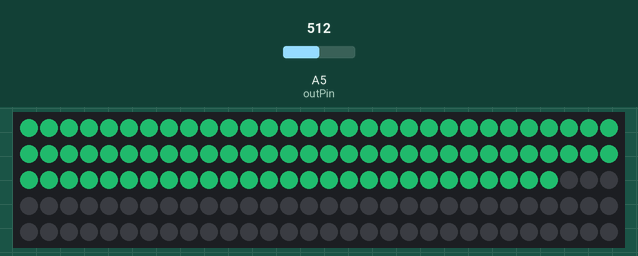
Recording of a sketch running on a simulated Arduino Uno, built with avr-gcc and run on an emulated ATmega328P. On the bench: 150 RGB LEDs in strip order, left to right, continuing on the next row. Inputs (shaded band) come from the test bench; at power-on: A5 (outPin) = 512. Dim RGB values are drawn brighter than linear.

Above: at 1.3 s.
1.4 s: A5 (outPin) set to 900
2.9 s: A5 (outPin) set to 140
4.4 s: A5 (outPin) set to 122
Timing chart, 0 to 7.4 s (numbered marks = the images above; inputs shaded):
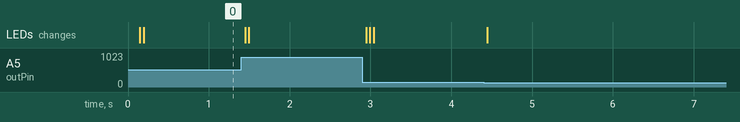

The sketch:

LightsOn.ino
```cpp
#include <FastLED.h>    //Includes library to control LEDs
#define NUM_LEDS 87     //Number of LEDs to be lit up
#define MAXNUM_LEDS 150 //how many LEDs are in the strip
#define DATA_PIN 6      //Green wire from LED strip
CRGB leds[MAXNUM_LEDS]; //Creates array for the LEDs

// different pin connections
int strobePin  = 12;    // Strobe Pin on the MSGEQ7 - Green wire
int resetPin   = 8;    // Reset Pin on the MSGEQ7 - Orange wire
int outPin     = A5;   // Output Pin on the MSGEQ7 - White wire
int level[7];          // An array to hold the values from the 7 frequency bands

// used to calculate the bass
int totalBass;        //Will hold total bass value for computing average
int averageOfBass = 0;    // Will hold the average value of the first two frequencies
float bassToMusic;       // Will hold how large bass is proportional to the music

// used to calculate the highs
int totalHighs;           //Will hold the total high values for computing average
int averageOfHighs;      //Will hold the average value the sixth frequency
float highToMusic;       //Will hold how large the highs are proportional to the music

//used to calculate the mids
int totalMids;           //Will hold the total high values for computing average
int averageOfMids;      //Will hold the average value the sixth frequency
float midsToMusic;       //Will hold how large the highs are proportional to the music


int iterationsBeforeAverage = 18;     //How many times to calculate average; 21 seems to be the sweet spot

// used for error checking
int differenceBetweenBass = 0;
float lastAverageBass = 0.0;
float lastMidAverage = 0.0;
float lastHighAverage = 0.0;
int bassError = 10;
bool highsAreHigher = false;

// used for automatics gain controller / Karn's Algorithm
//float scale = 1.0; //used for the Automatic Gain Controller
float alpha = 0.4;
int rollingAverageOfFrequencies[7];
int rollingAverageOfMusic = 0;
int totalOfRollingAverages = 0;
float currentAverage = 0.0;
float scalar = 1.0;
float lastScalar;

// used for base measurements
float minBass = 0;
float minMids = 0;
float minHighs = 0;

//three segments become one
bool isLowsLow = false;
bool isMidsLow = false;
bool isHighsLow = false;

void setup() {
  //Start the serial monitor
  Serial.begin (9600);

  // On the data pin, tells code that it's using the Neopixel chipset and initiates the array
  FastLED.addLeds<NEOPIXEL, DATA_PIN>(leds, MAXNUM_LEDS);

  //Define pins
  pinMode      (strobePin, OUTPUT);
  pinMode      (resetPin,  OUTPUT);
  pinMode      (outPin,    INPUT);

  // Create an initial state for the pins
  digitalWrite (resetPin,  LOW);
  digitalWrite (strobePin, LOW);
  delay        (1);

  // Reset the MSGEQ7 as per the datasheet
  digitalWrite (resetPin,  HIGH);
  delay        (1);
  digitalWrite (resetPin,  LOW);
  digitalWrite (strobePin, HIGH);
  delay        (1);

  //reset all the led lights
  for(int i = 0; i < MAXNUM_LEDS; i++){
    leds[i].setRGB(0, 0, 0);
  }

  //Variables used for finding the minimum average
  int minTotalForBass = 0;
  int counterOfIBass = 0;

  int minTotalForMids = 0;
  int counterOfIMids = 0;

  int minTotalForHighs = 0;
  int counterOfIHighs = 0;

  //get data to calculate mins for each frequency
  for(int j = 0; j < 50; j++){
    for(int i = 0; i < 7; i++){
      //used to cycle through the different frequencies
      digitalWrite       (strobePin, LOW);
      delayMicroseconds  (80);                    // Delay necessary due to timing diagram
      level[i] =         analogRead (outPin);
      digitalWrite       (strobePin, HIGH);
      delayMicroseconds  (80);                    // Delay necessary due to timing diagram

      //find all the bass numbers and find the average without any music
      if(i == 0 || i == 1){
          minTotalForBass = minTotalForBass + level[i];
          counterOfIBass++;
      }

      //find all the bass numbers and find the average without any music
      if(i == 2 || i == 3 || i == 4){
          minTotalForMids = minTotalForMids + level[i];
          counterOfIMids++;
      }

      //find all the bass numbers and find the average without any music
      if(i == 5 || i == 6){
         minTotalForHighs = minTotalForHighs + level[i];
         counterOfIHighs++;
      }
    }
  }

  //calculate the minimums
  minBass = minTotalForBass/counterOfIBass;
  minMids = minTotalForMids/counterOfIMids;
  minHighs = minTotalForHighs/counterOfIHighs;

  //used to calculate the averages and from that average it maps how much that value would be on a scale from 0-255
  minBass = ((256./1023.)*minBass) + 2.0;

  minMids = ((256./1023.)*minMids) + 2.0;

  minHighs = ((256./1023.)*minHighs) + 3.0;

  for(int i = 0; i < 7; i++){
    if(i == 0 || i == 1){
      rollingAverageOfFrequencies[i] = minBass;
    }

    if(i == 2 || i == 3 || i == 4){
      rollingAverageOfFrequencies[i] = minMids;
    }

    if(i == 5 || i == 6){
      rollingAverageOfFrequencies[i] = minHighs;
    }
  }

  for(int i = 0; i < 7; i++){
    rollingAverageOfMusic = rollingAverageOfMusic + rollingAverageOfFrequencies[i];

  }

  //Serial.print(rollingAverageOfMusic);
}

void loop() {

  //checks to see if lastAverageBass was used, if so then use bool to compare new value to later
  bool waslastAverageBassHigh;
  if(lastAverageBass > 18.0){
    waslastAverageBassHigh = true;
  }
  else{
    waslastAverageBassHigh = false;
  }

  //Checks to see how large the difference is between Mid levels; used to prevent inaccurate readings
  bool isDifferenceOfMidHigh = false;
  float differenceOfMid = lastMidAverage - midsToMusic;
  if(differenceOfMid >= 5.0 || differenceOfMid <= -5.0){
    isDifferenceOfMidHigh = true;
  }

  //Values used later to compare new values to
  lastMidAverage = midsToMusic;
  lastAverageBass = bassToMusic;
  lastHighAverage = highToMusic;
  //lastAverageBassOfRollingAverages = currentAverage;

  //Used for error checking highs
  highsAreHigher = false;

  //initialize new values for Bass, mids and highs
  totalBass = 0;
  totalHighs = 0;
  totalMids = 0;

  //segment stuff
  isLowsLow = false;
  isMidsLow = false;
  isHighsLow = false;

  //scalar
  lastScalar = scalar;

  // Cycle through each frequency band by pulsing the strobe.
  // Outer for loop - how many iterations before adding to the different levels
  // Inner for loop - adds value of the bass
  for(int j = 0; j < iterationsBeforeAverage; j++){
    for (int i = 0; i < 7; i++) {
      //used to cycle through the different frequencies
      digitalWrite       (strobePin, LOW);
      delayMicroseconds  (80);                    // Delay necessary due to timing diagram
      level[i] =         analogRead (outPin);
      digitalWrite       (strobePin, HIGH);
      delayMicroseconds  (80);                    // Delay necessary due to timing diagram

      //totalBass is the amount of bass during the iterations
      if(i == 0 || i == 1){
        totalBass = totalBass + level[i];
      }

      //totalHighs is the amount of highs during the iterations
      if(i == 5 || i == 6){
        totalHighs = totalHighs + level[i];
      }

      //totalMids is the amount of mids during the iterations
      if(i == 2 || i == 3 || i == 4){
        totalMids = totalMids + level[i];
      }

      //used for calculcating scale
      rollingAverageOfFrequencies[i] = alpha * level[i] + (1 - alpha) * rollingAverageOfFrequencies[i];
      //following used for debugging
      //Serial.print       (level[i]);
      //Serial.print       ("   ");
    }
      //Serial.println ();

   }

   // Add averages and find the total of those averages
   totalOfRollingAverages = 0;
   for(int i = 0; i < 7; i++){
    totalOfRollingAverages = totalOfRollingAverages + rollingAverageOfFrequencies[i];
   }

  float currentAverage = totalOfRollingAverages/7;
  //Serial.println(currentAverage);
  rollingAverageOfMusic = alpha * currentAverage + (1 - alpha) * rollingAverageOfMusic;
  //Serial.println(rollingAverageOfMusic);
  if((currentAverage > rollingAverageOfMusic + 10) && (currentAverage < rollingAverageOfMusic * 8)){
    float potentialScalar = currentAverage/rollingAverageOfMusic;
    if(potentialScalar > lastScalar + 0.1 || potentialScalar + 0.1 < lastScalar){
       scalar = potentialScalar;
    }
  }

   if((currentAverage + 10 < rollingAverageOfMusic) && (currentAverage < rollingAverageOfMusic * 8)){
    float potentialScalar = rollingAverageOfMusic/currentAverage;
    if(potentialScalar > lastScalar + 0.1 || potentialScalar + 0.1 < lastScalar){
       scalar = potentialScalar;
    }
  }

  //Serial.println(scalar);

  //sometimes values are negative due to inaccurate reading from chip, but the absolute value of that number is still accurate
  if(totalBass < 0){
    totalBass = totalBass * -1;
  }
  if(totalHighs < 0){
    totalHighs = totalHighs * -1;
  }
  if(totalMids < 0){
    totalMids = totalMids * -1;
  }

  //used to calculate the averages and from that average it maps how much that value would be on a scale from 0-255
  averageOfBass = totalBass/(2*iterationsBeforeAverage);
  bassToMusic = (256./1023.)*averageOfBass;

  averageOfHighs = totalHighs/(2*iterationsBeforeAverage);
  highToMusic = (256./1023.)*averageOfHighs;

  averageOfMids = totalMids/(3*iterationsBeforeAverage);
  midsToMusic = (256./1023.)*averageOfMids;

  //used for three segments into one
  //if(bassToMusic <= minBass + 5.0){
    //isLowsLow = true;
    //Serial.print("Low Bass: ");
  //}

  //if(midsToMusic <= minMids + 5.0){
    //isMidsLow = true;
    //Serial.print("Low Mids: ");
  //}

  //if(highToMusic <= minHighs + 5.0){
    //isHighsLow = true;
    //Serial.print("Low Highs: ");
  //}

  //Serial.println();


  // prevent stuttering for mid lights
  if(midsToMusic < lastMidAverage - 7 || midsToMusic > lastMidAverage + 7){
    midsToMusic = (256./1023.)*averageOfMids;
  }
  else{
    midsToMusic = lastMidAverage;
  }

  // prevent stuttering for high lights
  if(highToMusic < lastHighAverage - 2 || highToMusic > lastHighAverage + 2){
    highToMusic = (256./1023.)*averageOfHighs;
  }
  else{
    highToMusic = lastHighAverage;
  }

  // prevent stuttering for high lights
  if(bassToMusic < lastAverageBass - 2 || bassToMusic > lastAverageBass  + 2){
    bassToMusic = (256./1023.)*averageOfBass;
  }
  else{
    bassToMusic = lastAverageBass;
  }

  //used to calculate what the LEDs should look like
  for(int i = 0; i < NUM_LEDS; i++){

      //sets first third of led strip to green - mids
      if(i < NUM_LEDS/3 - 5){
        //leds[i].setRGB(120, 20, 20);
        leds[i].setRGB(20, 120, 70);
            if(midsToMusic >= minMids){
              leds[i].fadeLightBy(220-midsToMusic);
            }
            else{
              leds[i].fadeLightBy(200);
            }
         //make everything into one segment
         if((isMidsLow && isHighsLow && !isLowsLow) || (isMidsLow && isLowsLow && !isHighsLow)){
          if(isMidsLow && isHighsLow){
            leds[i].fadeLightBy(235-bassToMusic);
          }
          else if(isMidsLow && isLowsLow){
            leds[i].fadeLightBy(220-highToMusic);
          }
          //else if(isHighsLow && isMidsLow && isLowsLow){
            //leds[i].fadeLightBy(200);
          //}
         }
      }

      //sets second third of led strip to blue or yellow - lows
      if(i < (NUM_LEDS * 2 /3) + 5 && i >= (NUM_LEDS/3) - 5){
         leds[i].setRGB(20, 120, 70);
         if(i > NUM_LEDS){
           leds[i].setRGB(0, 0, 0);
         }
         if(bassToMusic > minBass && lastAverageBass > 29.5){
          leds[i].fadeLightBy(235-bassToMusic);
         }
         else{
          leds[i].fadeLightBy(210);
        }
        //make everything into one segment
        if((isMidsLow && isLowsLow && !isHighsLow) || (isLowsLow && isHighsLow && !isMidsLow)){
          if(isMidsLow && isLowsLow){
            leds[i].fadeLightBy(220-highToMusic);
          }
          //else if(isLowsLow && isHighsLow){
            //leds[i].fadeLightBy(220-midsToMusic);
          //}
        }
      }
       //Serial.println();

      //sets last third of led strip to green - highs
      if(i < (NUM_LEDS) && i >= (NUM_LEDS * 2/3) + 5){
        //leds[i].setRGB(0, 200, 0);
        leds[i].setRGB(20, 120, 70);
            if(highToMusic >= minHighs && lastHighAverage - highToMusic <= 10.0){
              leds[i].fadeLightBy(220-highToMusic);
            }
            else if(lastHighAverage - highToMusic >= 10.0){
                leds[i].fadeLightBy(220-lastHighAverage);
              }
            else{
              leds[i].fadeLightBy(200);
            }
            //make everything into one segment
            if((isMidsLow && isHighsLow && !isLowsLow)|| (isLowsLow && isHighsLow && !isMidsLow)){
              if(isMidsLow && isHighsLow){
                leds[i].fadeLightBy(235-bassToMusic);
              }
              else if(isLowsLow && isHighsLow){
                leds[i].fadeLightBy(220-midsToMusic);
              }
            }
      }


 }

    //displays the LEDs
 FastLED.show();
}
```
